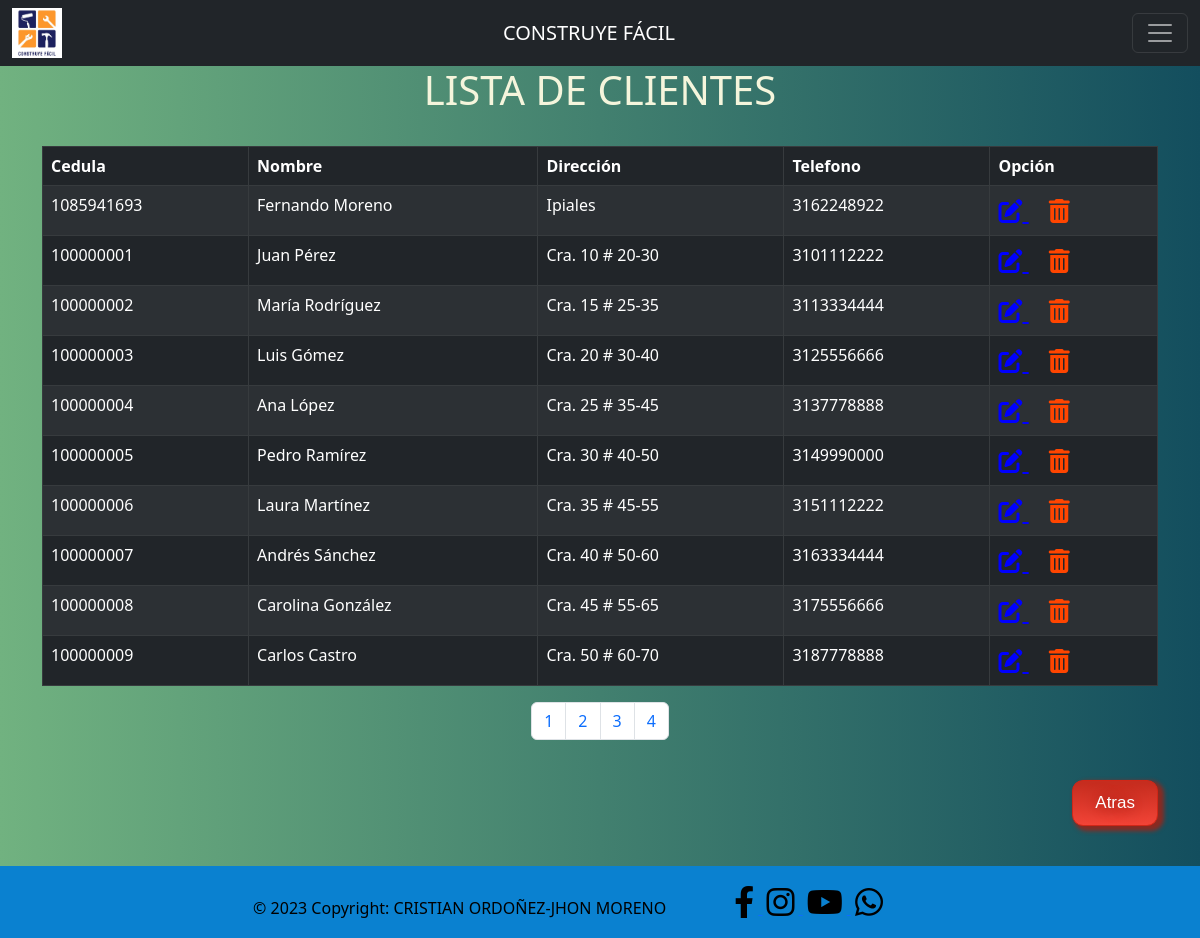
The page /clientes/listar-cliente (signed in) on the database its author committed.
### tables this page shows
CREATE TABLE "cliente" (
	"id_cli"	TEXT,
	"nom_cli"	TEXT,
	"dir_cli"	TEXT,
	"tel_cli"	TEXT,
	PRIMARY KEY("id_cli")
);

### clientes/clientes.py (the view)
@cliente.route('/clientes/listar-cliente')
@cliente.route('/clientes/listar-cliente/<int:page>')
def listar_cliente(page=0):
    page = 10*page
    titulo="Listar Cliente"
    try:
        dato=listar(tabla="cliente",item=page)
        return render_template('listar_cliente.html',dato=dato, titulo=titulo)
    except Exception:
        return abort(404)

### app.py (called while the page is built)
def get_locale():
    lugar , hora = locale.getdefaultlocale()
    return lugar

### clientes/clientes.py (called while the page is built)
@cliente.before_request
def validar_sesion():
    if 'rol' not in session:
        return redirect('/')

### controller.py (called while the page is built)
def dbacces(frase):
    conn = sqlite3.connect('dbFerreteria.db')
    cursor= conn.cursor()
    cursor.execute(frase)
    conn.commit()
    dato=cursor.fetchall()
    cursor.close
    return dato

def listar(tabla, item):
    listar=f'SELECT * FROM {tabla} LIMIT 10 OFFSET {item};'
    dato=dbacces(listar)
    return dato

### clientes/templates/listar_cliente.html (shortened to what this page needs)
{% extends 'layout.html' %}
    {% block body %}
    <div class="fondo_lista_tra">
        <h1 style="color: beige; text-align: center;">{{_('LISTA DE CLIENTES')}}</h1>
        <div class="container">
            <br>
            <table class="table table-dark table-striped table-bordered" id="example">
                <thead style="background-color: orange; color: rgb(255, 255, 255);">
                    <th>{{_('Cedula')}}</th>
                    <th>{{_('Nombre')}}</th>
                    <th>{{_('Dirección')}}</th>
                    <th>{{_('Telefono')}}</th>
                    <th>{{_('Opción')}}</th>
                </thead>
                <tbody>
                    {% for fila in dato %}
                    <tr>
                        {% for elem in fila %}
                        <td>{{elem}}</td>
                        {% endfor %}
                        <td>
                            <span style="font-size: 24px; margin-right: 20px;">
                                <a style="color: blue;" href=""> <i class="fas fa-edit"></i> </a>
                            </span>
                            <span style="font-size: 24px;">
                                <a  style="color: orangered;" href=""> <i class="fas fa-trash-alt"></i> </a>
                            </span>
                        </td>
                    </tr>
                    {% endfor %}
                </tbody>
            </table>
            <nav aria-label="Page navigation example">
                <ul class="pagination justify-content-center">
                  <li class="page-item"><a class="page-link" href="/clientes/listar-cliente/0">1</a></li>
                  <li class="page-item"><a class="page-link" href="/clientes/listar-cliente/1">2</a></li>
                  <li class="page-item"><a class="page-link" href="/clientes/listar-cliente/2">3</a></li>
                  <li class="page-item"><a class="page-link" href="/clientes/listar-cliente/3">4</a></li>
                </ul>
            </nav>
            <br>
            <div class="posicion">
                <a href="/clientes" class="button_atras">{{_('Atras')}}</a>
            </div>
            <br>
        </div>
    </div>
    {% endblock body %}

### static/css/style.css (style rules this page uses)
.posicion { display: flex; justify-content: right; align-items: right; }
.button_atras { box-shadow: 4px 3px 4px 2px #8a2a21; background: linear-gradient( #c62d1f 5%, #f24437 100%); background-color: #c62d1f; border-radius: 11px; border: 1px solid #d02718; display: inline-block; cursor: pointer; color: white; font-family: Arial; font-size: 17px; padding: 9px 22px; text-decoration: none; text-shadow: 0px 1px 15px #810e05; }
.fondo_lista_tra { width: 100%; height: 800px; background: #134E5E; background: -webkit-linear-gradient(to right, #71B280, #134E5E); background: linear-gradient(to right, #71B280, #134E5E); }

### rows shown on the page
cliente: id_cli "1085941693", nom_cli "Fernando Moreno", dir_cli "Ipiales", tel_cli "3162248922"
cliente: id_cli "100000001", nom_cli "Juan Pérez", dir_cli "Cra. 10 # 20-30", tel_cli "3101112222"
cliente: id_cli "100000002", nom_cli "María Rodríguez", dir_cli "Cra. 15 # 25-35", tel_cli "3113334444"
cliente: id_cli "100000003", nom_cli "Luis Gómez", dir_cli "Cra. 20 # 30-40", tel_cli "3125556666"
cliente: id_cli "100000004", nom_cli "Ana López", dir_cli "Cra. 25 # 35-45", tel_cli "3137778888"
cliente: id_cli "100000005", nom_cli "Pedro Ramírez", dir_cli "Cra. 30 # 40-50", tel_cli "3149990000"
cliente: id_cli "100000006", nom_cli "Laura Martínez", dir_cli "Cra. 35 # 45-55", tel_cli "3151112222"
cliente: id_cli "100000007", nom_cli "Andrés Sánchez", dir_cli "Cra. 40 # 50-60", tel_cli "3163334444"
cliente: id_cli "100000008", nom_cli "Carolina González", dir_cli "Cra. 45 # 55-65", tel_cli "3175556666"
cliente: id_cli "100000009", nom_cli "Carlos Castro", dir_cli "Cra. 50 # 60-70", tel_cli "3187778888"
